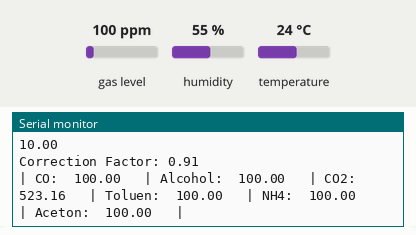
Recording of a program running on a simulated ESP32. Parts: the last lines printed to the serial monitor. The inputs (shaded band) are chosen by the test bench; at power-on: gas level 100 ppm, humidity 55 %, temperature 24 °C.

Above: at 1.2 s.
1.3 s: gas level set to 20 ppm
At 2.3 s:
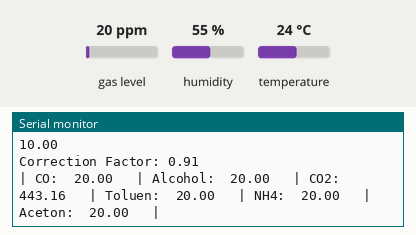
2.8 s: humidity set to 22 %
At 3.5 s:
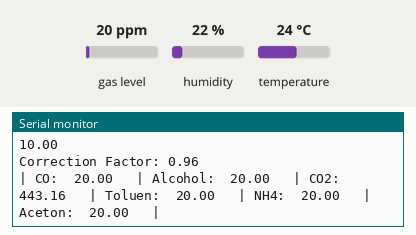
4.3 s: temperature set to 12 °C
At 5.2 s:
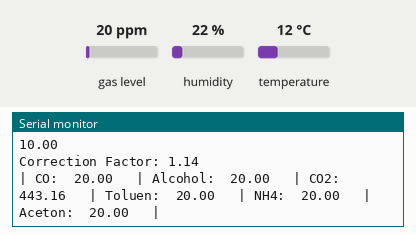
5.8 s: gas level set to 250 ppm
At 6.5 s:
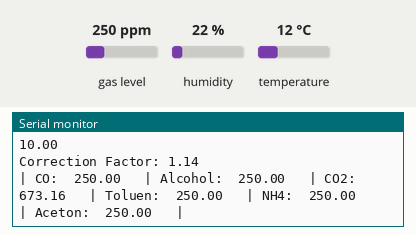
7.3 s: humidity set to 40 %
At 8.2 s:
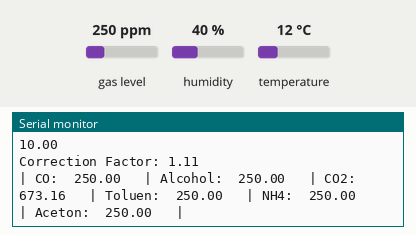
Timing chart, 0 to 9.8 s (numbered marks = the images above; inputs shaded):
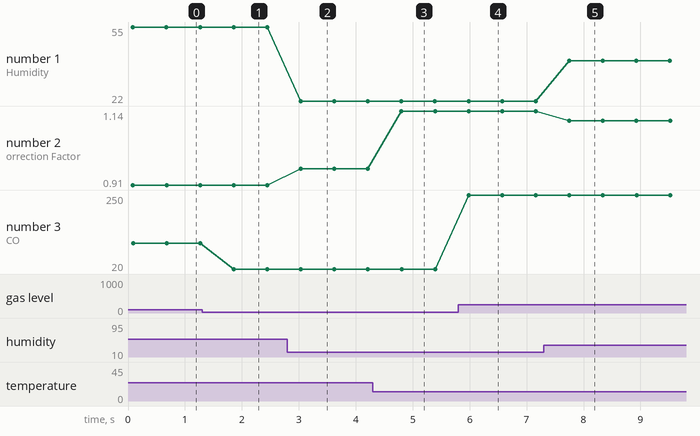

The program:

main.cpp
```cpp
#include <Arduino.h>
#include <Adafruit_Sensor.h>
#include <MQUnifiedsensor.h>
#include <Adafruit_AHTX0.h>

Adafruit_AHTX0 aht;

//Definitions
#define placa "ESP 32"
#define Voltage_Resolution 3.3
#define pin A0 //Analog input 0 of your arduino
#define type "MQ-135" //MQ135
#define ADC_Bit_Resolution 12 // For arduino UNO/MEGA/NANO
#define RatioMQ135CleanAir 3.6//RS / R0 = 3.6 ppm
#define DEFAULT_C02 423.16 //may 2024 default ppm of CO2 for calibration

float R0;
float RL;
//#define calibration_button 13 //Pin to calibrate your sensor

//Declare Sensor
MQUnifiedsensor MQ135(placa, Voltage_Resolution, ADC_Bit_Resolution, pin, type);
#define MQ135_DEFAULTPPM 418.82 //default ppm of CO2 for calibration
#define MQ135_DEFAULTRO 68550 //default Ro for MQ135_DEFAULTPPM ppm of CO2
// #define MQ135_DEFAULTRO 1726.5
#define MQ135_SCALINGFACTOR 116.6020682 //CO2 gas value
#define MQ135_EXPONENT -2.769034857 //CO2 gas value
#define MQ135_MAXRSRO 2.428 //for CO2
#define MQ135_MINRSRO 0.358 //for CO2
/// Parameters for calculating ppm of CO2 from sensor resistance
#define PARA 116.6020682
#define PARB 2.769034857
/// Parameters to model temperature and humidity dependence
#define CORA 0.00035
#define CORB 0.02718
#define CORC 1.39538
#define CORD 0.0018

float getCorrectionFactor(float t, float h) {
  return CORA * t * t - CORB * t + CORC - (h-33.)*CORD;
}

float getCorrectedResistance(long resvalue, float t, float h) {
  return resvalue/getCorrectionFactor(t, h);
}

float getCorrectedPPM(long resvalue,float t, float h, long ro) {
  return PARA * pow((getCorrectedResistance(resvalue, t, h)/ro), -PARB);
}
void setup() {
  //Init the serial port communication - to debug the library
  Serial.begin(115200); //Init serial port
  if (!aht.begin()) {
    Serial.println("Failed to find AHT10/AHT20 chip");
    while (1) {
      delay(10);
    }
  }
  MQ135.setRL(1); //Set Rl as 1kOhm
  //Set math model to calculate the PPM concentration and the value of constants
  MQ135.setRegressionMethod(1); //_PPM =  a*ratio^b

  /*****************************  MQ Init ********************************************/
  //Remarks: Configure the pin of arduino as input.
  /************************************************************************************/
  MQ135.init();
  /*
    //If the RL value is different from 10K please assign your RL value with the following method:
    MQ135.setRL(10);
  */
  /*****************************  MQ CAlibration ********************************************/
  // Explanation:
  // In this routine the sensor will measure the resistance of the sensor supposedly before being pre-heated
  // and on clean air (Calibration conditions), setting up R0 value.
  // We recomend executing this routine only on setup in laboratory conditions.
  // This routine does not need to be executed on each restart, you can load your R0 value from eeprom.
  // Acknowledgements: https://jayconsystems.com/blog/understanding-a-gas-sensor
  Serial.print("Calibrating please wait.");
  float calcR0 = 0;
  for(int i = 1; i<=10; i ++)
  {
    MQ135.update(); // Update data, the arduino will read the voltage from the analog pin
    calcR0 += MQ135.calibrate(RatioMQ135CleanAir);
    Serial.print(".");
  }
  MQ135.setR0(calcR0/10);
  Serial.println("  done!.");

  if(isinf(calcR0)) {Serial.println("Warning: Conection issue, R0 is infinite (Open circuit detected) please check your wiring and supply"); while(1);}
  if(calcR0 == 0){Serial.println("Warning: Conection issue found, R0 is zero (Analog pin shorts to ground) please check your wiring and supply"); while(1);}
  /*****************************  MQ CAlibration ********************************************/
  Serial.println("** Values from MQ-135 ****");
  Serial.println("|    CO   |  Alcohol |   CO2  |  Toluen  |  NH4  |  Aceton  |");
}

void loop() {

  sensors_event_t humidityEvent, temperatureEvent;
  aht.getEvent(&humidityEvent, &temperatureEvent);
  Serial.print("Humidity: ");
  Serial.print(humidityEvent.relative_humidity);
  Serial.println("% rH");

  R0 = MQ135.getR0();
  RL = MQ135.getRL();
  Serial.println(R0);
  Serial.println(RL);
  MQ135.update(); // Update data, the arduino will read the voltage from the analog pin

  MQ135.setA(605.18); MQ135.setB(-3.937); // Configure the equation to calculate CO concentration value
  float CO = MQ135.readSensor(); // Sensor will read PPM concentration using the model, a and b values set previously or from the setup

  MQ135.setA(77.255); MQ135.setB(-3.18); //Configure the equation to calculate Alcohol concentration value
  float Alcohol = MQ135.readSensor(); // SSensor will read PPM concentration using the model, a and b values set previously or from the setup

  float cFactor = 0;
  if (!isnan(temperatureEvent.temperature) && !isnan(humidityEvent.relative_humidity)) cFactor = getCorrectionFactor(temperatureEvent.temperature, humidityEvent.relative_humidity);
  Serial.print("Correction Factor: "); Serial.println(cFactor);

  MQ135.setA(110.47); MQ135.setB(-2.862); // Configure the equation to calculate CO2 concentration value
  float CO2 = MQ135.readSensor(false, cFactor); // Sensor will read PPM concentration using the model, a and b values set previously or from the setup

  MQ135.setA(44.947); MQ135.setB(-3.445); // Configure the equation to calculate Toluen concentration value
  float Toluen = MQ135.readSensor(); // Sensor will read PPM concentration using the model, a and b values set previously or from the setup

  MQ135.setA(102.2); MQ135.setB(-2.473); // Configure the equation to calculate NH4 concentration value
  float NH4 = MQ135.readSensor(); // Sensor will read PPM concentration using the model, a and b values set previously or from the setup

  MQ135.setA(34.668); MQ135.setB(-3.369); // Configure the equation to calculate Aceton concentration value
  float Aceton = MQ135.readSensor(); // Sensor will read PPM concentration using the model, a and b values set previously or from the setup
  Serial.print("| CO:  "); Serial.print(CO);
  Serial.print("   | Alcohol:  "); Serial.print(Alcohol);
  // Note: 400 Offset for CO2 source: https://github.com/miguel5612/MQSensorsLib/issues/29
  /*
  Motivation:
  We have added 400 PPM because when the library is calibrated it assumes the current state of the
  air as 0 PPM, and it is considered today that the CO2 present in the atmosphere is around 400 PPM.
  https://www.lavanguardia.com/natural/20190514/462242832581/concentracion-dioxido-cabono-co2-atmosfera-bate-record-historia-humanidad.html
  */
  Serial.print("   | CO2:  "); Serial.print(CO2 + DEFAULT_C02);
  Serial.print("   | Toluen:  "); Serial.print(Toluen);
  Serial.print("   | NH4:  "); Serial.print(NH4);
  Serial.print("   | Aceton:  "); Serial.print(Aceton);
  Serial.println("   |");
  /*
    Exponential regression:
  GAS      | a      | b
  CO       | 605.18 | -3.937
  Alcohol  | 77.255 | -3.18
  CO2      | 110.47 | -2.862
  Toluen  | 44.947 | -3.445
  NH4      | 102.2  | -2.473
  Aceton  | 34.668 | -3.369
  */

  delay(500); //Sampling frequency
}
```

Measured:
- after the input at 1.3 s, the serial monitor: prints a new line after 0.56 s (image 1)
- after the input at 2.8 s, the serial monitor: prints a new line after 0.23 s (image 2)
- after the input at 4.3 s, the serial monitor: prints a new line after 0.50 s (image 3)
- after the input at 5.8 s, the serial monitor: prints a new line after 0.18 s (image 4)
- after the input at 7.3 s, the serial monitor: prints a new line after 0.45 s (image 5)
- plotted number 1: 55 → 22 after the input at 2.8 s, 22 → 40 after the input at 7.3 s
- plotted number 2: 0.91 → 0.96 after the input at 2.8 s, 0.96 → 1.14 after the input at 4.3 s, 1.14 → 1.11 after the input at 7.3 s
- plotted number 3: 100 → 20 after the input at 1.3 s, 20 → 250 after the input at 5.8 s
